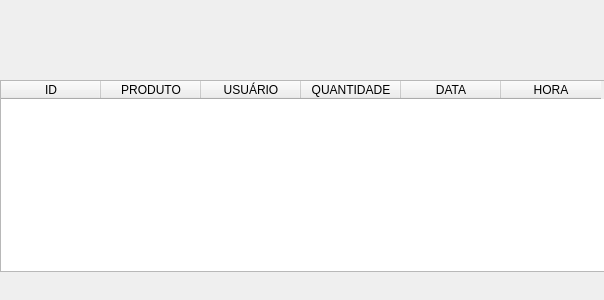
<?xml version="1.0" encoding="UTF-8"?>
<ui version="4.0">
 <class>Dialog</class>
 <widget class="QDialog" name="Dialog">
  <property name="geometry">
   <rect>
    <x>0</x>
    <y>0</y>
    <width>604</width>
    <height>300</height>
   </rect>
  </property>
  <property name="windowTitle">
   <string>Dialog</string>
  </property>
  <widget class="QTableWidget" name="tableWidget">
   <property name="geometry">
    <rect>
     <x>0</x>
     <y>80</y>
     <width>611</width>
     <height>192</height>
    </rect>
   </property>
   <column>
    <property name="text">
     <string>ID</string>
    </property>
   </column>
   <column>
    <property name="text">
     <string>PRODUTO</string>
    </property>
   </column>
   <column>
    <property name="text">
     <string>USUÁRIO</string>
    </property>
   </column>
   <column>
    <property name="text">
     <string>QUANTIDADE</string>
    </property>
   </column>
   <column>
    <property name="text">
     <string>DATA</string>
    </property>
   </column>
   <column>
    <property name="text">
     <string>HORA</string>
    </property>
   </column>
  </widget>
 </widget>
 <resources/>
 <connections/>
</ui>
